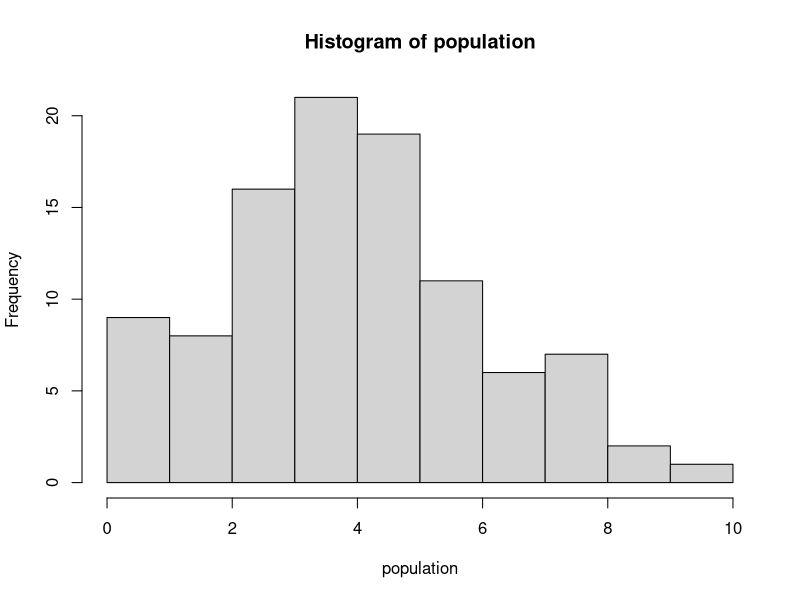
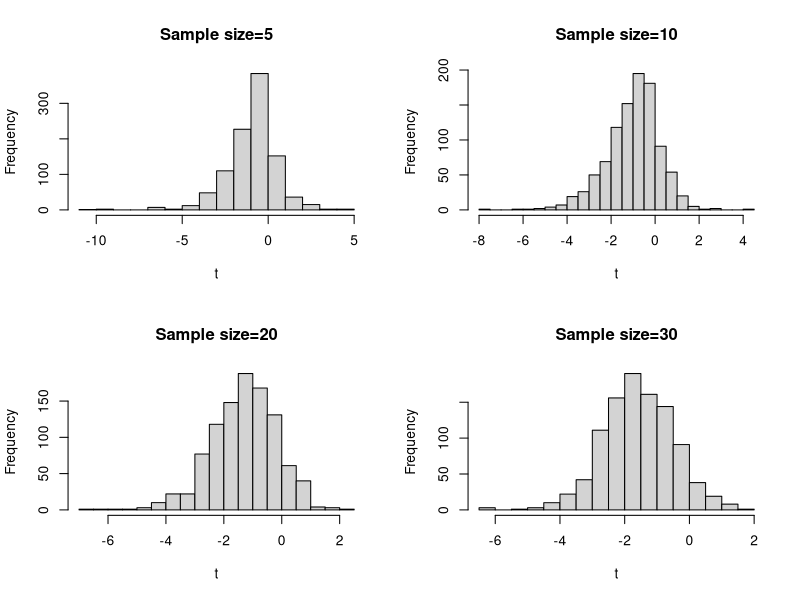

The R script that drew these images, in order: (Note: this script raises an error after producing the figures.)
## ---- chunk 1
knitr::opts_chunk$set(echo = TRUE)
## ---- chunk 2
population <- rpois(100,5) # uniform distribution with min=0 and max=1
hist(population)

sizes <- c(5,10,20,30)
par(mfrow=c(2,2))
for (size in sizes){
        samples <- replicate(1000,sample(population,size,replace=T))
        t <- apply(samples,2,function(this_col){
                (mean(this_col)-5)*sqrt(size)/sd(this_col)
        })
        hist(t,main=paste0("Sample size=",size),breaks = 20)
}
## ---- chunk 3
#using quantiles to compare with normal distribution
par(mfrow=c(2,2))
for (size in sizes){
        samples <- replicate(1000,sample(population,size,replace=T))
        t <- apply(samples,2,function(this_col){
                (mean(this_col)-5)*sqrt(size)/sd(this_col)
        })
        qqnorm(t,main=paste0("Sample size=",size),cex=0.5)
        qqline(t)
}
